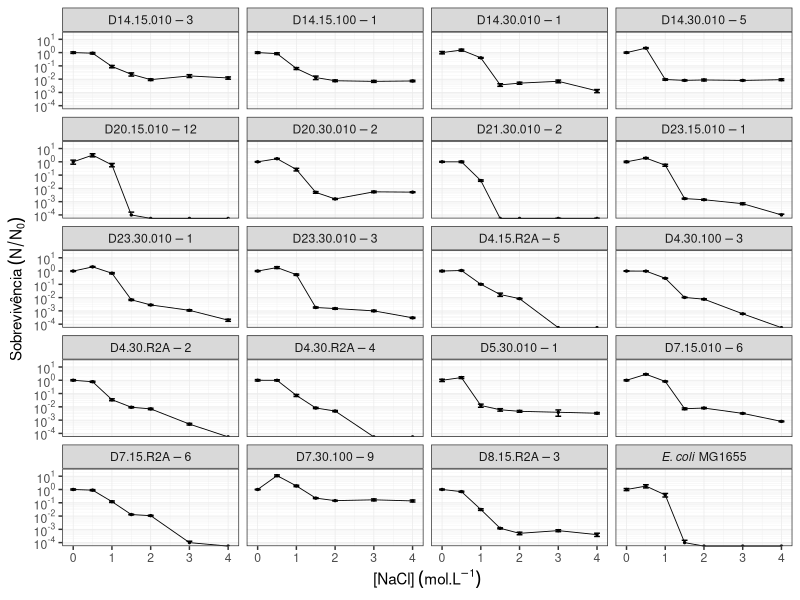
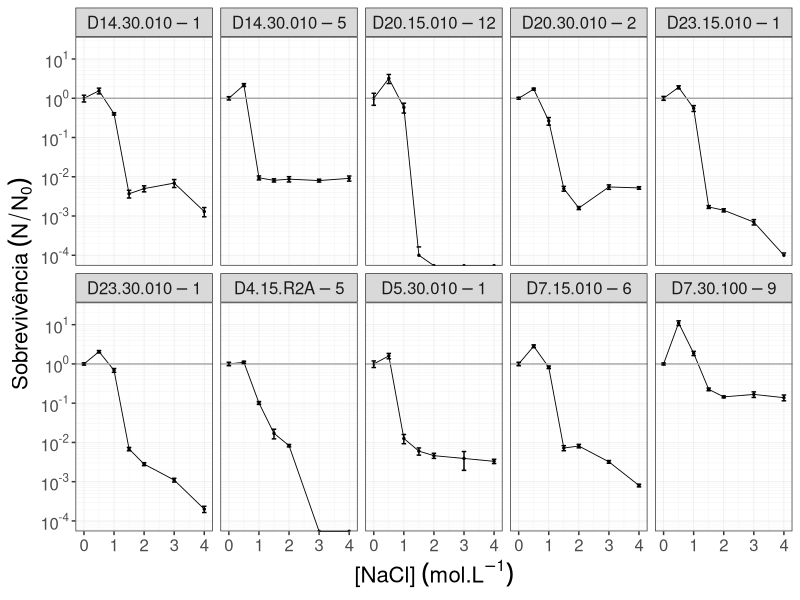
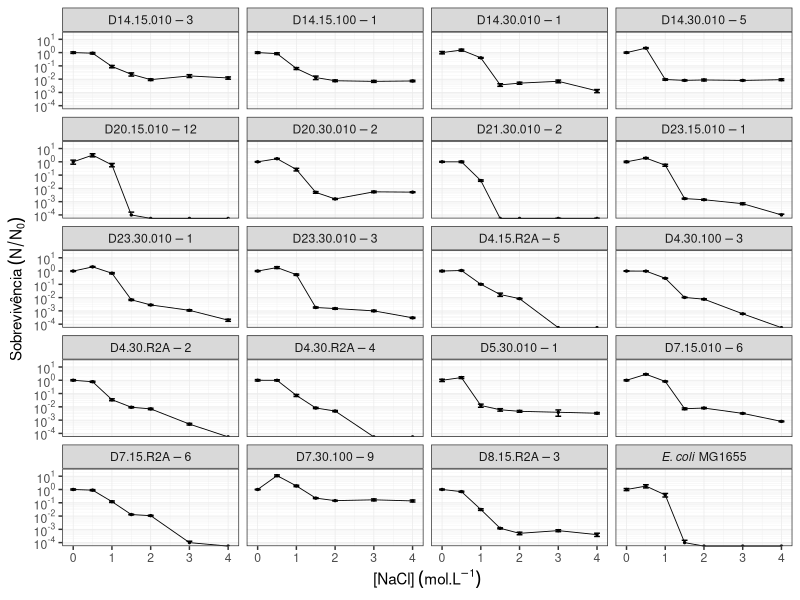
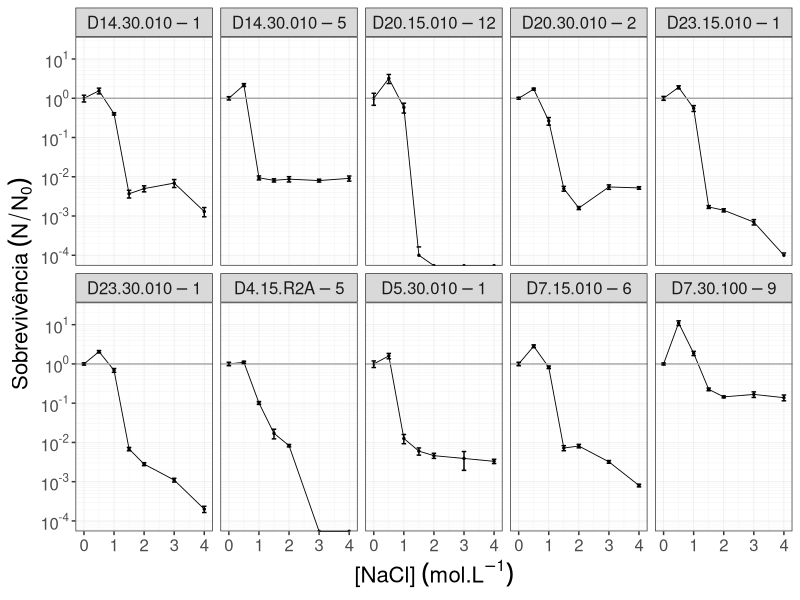

R code for these plots, in order:
#REGRAS DE ENTRADA:
#*************ORDEM DAS COLUNAS: 1. Espécie | 2. Dose | 3-5. UFC | 6. Fator de Diluição **********************************
#Decimal é dado por vírgula
#Primeira linha é cabeçalho

#********** PACOTES **********
install.packages('ggplot2')   # Pacote para gráficos
library(ggplot2)
install.packages('matrixStats')   # Pacote para média e devio padrão de matrizes, no caso das gotas
library(matrixStats)
install.packages('MASS')    # Pacote necessário para a notação certa no eixo Y do gráfico
library(MASS)
install.packages('scales')    # Pacote para transformação em log10 do eixo y do gráfico
library(scales)
install.packages('dplyr')
library(dplyr)
install.packages('ggtext')
library(ggtext)

#********** FUNÇÕES **********
# Função para média corrigida
calc_media_corrigida <- function(data, col_indices) {   # col_indices -> numero de gotas (ou seja, de colunas de ufc)
  ufc <- as.matrix(data[, col_indices]) #vou pegar só as colunas de ufc
  media_ufc <- rowMeans(ufc, na.rm = TRUE)
  media_corrigida <- media_ufc * data$diluicao * 100 #multiplico por 100 no final pq quero o resultado em ml
  return(media_corrigida)
}

# Função para calcular erro associado a média corrigida
calc_erro_medcor <- function(data, col_indices) {     # col_indices -> numero de gotas (ou seja, de colunas de ufc)
  ufc <- as.matrix(data[, col_indices])
  sd <- rowSds(ufc, na.rm = TRUE)
  n <- rowSums(!is.na(ufc))
  se <- sd / sqrt(n)
  erro <- (data$diluicao)*se*100      # Multiplico por 100 no final pq quero o resultado em ml
  return(erro)
}

log10_minor_break = function (...){
  function(x) {
    minx         = floor(min(log10(x), na.rm=T))-1;
    maxx         = ceiling(max(log10(x), na.rm=T))+1;
    n_major      = maxx-minx+1;
    major_breaks = seq(minx, maxx, by=1)
    minor_breaks =
      rep(log10(seq(1, 9, by=1)), times = n_major)+
      rep(major_breaks, each = 9)
    return(10^(minor_breaks))
  }
}


#********** LEITURA **********
# Lê tabela em tsv, ou seja, separado por tab, vírgula como decimal, primeira linha é cabeçalho, preenche espáços vazios com NA
nacltab <- read.table("NaCltab.tsv", sep="\t", dec=",", quote="", header=TRUE, fill=TRUE)

#********** PROCESSAMENTO **********
col_indices <- c(3, 4, 5)   # Define quais são as colunas da tabela que tem valores de UFC
mc <- calc_media_corrigida(nacltab, col_indices)
erro_mc <- calc_erro_medcor(nacltab, col_indices)

tab_media <- cbind.data.frame(nacltab, mc, erro_mc)
tab0 <- filter(tab_media, Conc==0)

media0 <- rep(tab0$mc, each=7)
erro0 <- rep(tab0$erro_mc, each=7)
sob <- mc/media0
erro_sob <- sqrt((sob^2) * (((erro_mc / mc)^2) + ((erro0 / media0)^2)))
tab_total <- cbind.data.frame(tab_media, sob, erro_sob)

rep1 <- filter(tab_total, Replicata=='1')
rep2 <- filter(tab_total, Replicata=='2')
rep3 <- filter(tab_total, Replicata=='3')

media_rep <- rowMeans(cbind(rep1$sob, rep2$sob, rep3$sob), na.rm = TRUE)
media_rep <- trunc(media_rep*10^4)/10^4
erro_rep <- sqrt(rowSums(cbind((1/3*rep1$erro_sob)^2, (1/3*rep2$erro_sob)^2, (1/3*rep3$erro_sob)^2), na.rm = TRUE))

tabgraf <- cbind.data.frame(rep1$Isolado, rep1$Conc, media_rep, erro_rep)
colnames(tabgraf) <- c('isolado', 'conc', 'sob', 'erro')
tabgraf$isolado <- factor(tabgraf$isolado, labels=c("D14.15.010-3", "D14.15.100-1", "D14.30.010-1", "D14.30.010-5", "D20.15.010-12", "D20.30.010-2", "D21.30.010-2", "D23.15.010-1", "D23.30.010-1", "D23.30.010-3", "D4.15.R2A-5", "D4.30.100-3", "D4.30.R2A-2", "D4.30.R2A-4", "D5.30.010-1", "D7.15.010-6", "D7.15.R2A-6", "D7.30.100-9", "D8.15.R2A-3", "italic('E. coli')*textstyle(' MG1655')"))
tabgraf$isolado <- factor(tabgraf$isolado)
#********** GRÁFICOS **********
graf_sob<- ggplot(tabgraf, aes(x=conc, y=sob)) +
    geom_point(size=.5)+   # Coloca as bolinhas
    geom_line(linewidth=.3)+   # Coloca as linhas
    geom_errorbar(aes(ymin=sob-erro, ymax=sob+erro), width=0.15, linewidth=.5)+    # Coloca as barras de erro
    facet_wrap(~isolado, ncol=4, labeller=label_parsed)+    # Deixa facetado por espécie
    theme_bw()+   # Muda a aparência para o tema certo
    xlab(bquote("[NaCl]"~(mol.L^-1)))+    # Coloca o nome do eixo x
    ylab(bquote("Sobrevivência"~(N/N[0])))+    # Coloca o nome do eixo y
    theme(
      panel.grid.major = element_line(size=.25),   # Define largura da linha maior do grid interno no gráfico
      panel.grid.minor = element_line(size=.1),   # Define largura da linha menor do grid interno do gráfico
      legend.position='none')+    # Retira a legenda
    scale_y_log10(limits = c(1e-4,20),   # Transforma o eixo y em log10 com limiter de 1 a 10^-5
                  labels = trans_format("log10", math_format(10^.x)),
                   breaks = trans_breaks("log10", function(x) 10^x, n=5),
                   minor_breaks=log10_minor_break())
graf_sob

write.table(tabgraf, file='sob.tsv', sep='\t', row.names=FALSE, dec=',')

ggsave('escolhidos_NaCl.png', graf_sob, device='png', unit='cm', width = 18, height = 26, dpi=300)   # Salva gráfico que acabamos de criar como um arquivo


tab_slide <- filter(tabgraf, isolado=='D14.30.010-1'|
                            isolado=='D14.30.010-5'|
                          isolado=='D20.15.010-12'|
                          isolado=='D20.30.010-2'|
                          isolado=='D23.15.010-1'|
                          isolado=='D23.30.010-1'|
                          isolado=='D4.15.R2A-5'|
                          isolado=='D5.30.010-1'|
                          isolado=='D7.15.010-6'|
                          isolado=='D7.30.100-9')

graf_slide <- ggplot(tab_slide, aes(x=conc, y=sob))+
    geom_point(size=.5)+   # Coloca as bolinhas
    geom_line(linewidth=.3)+   # Coloca as linhas
    geom_hline(yintercept=1, color='darkgrey')+
    geom_errorbar(aes(ymin=sob-erro, ymax=sob+erro), width=0.15, linewidth=.5)+    # Coloca as barras de erro
    facet_wrap(~isolado, ncol=5, labeller=label_parsed)+    # Deixa facetado por espécie
    theme_bw()+   # Muda a aparência para o tema certo
    xlab(bquote("[NaCl]"~(mol.L^-1)))+    # Coloca o nome do eixo x
    ylab(bquote("Sobrevivência"~(N/N[0])))+    # Coloca o nome do eixo y
    theme(
      panel.grid.major = element_line(linewidth=.25),   # Define largura da linha maior do grid interno no gráfico
      panel.grid.minor = element_line(linewidth=.1),   # Define largura da linha menor do grid interno do gráfico
      legend.position='none',
      axis.title = element_text(size=16),
      axis.text = element_text(size=12),
      strip.text=element_text(size=12))+    # Retira a legenda
    scale_y_log10(limits = c(1e-4,20),   # Transforma o eixo y em log10 com limiter de 1 a 10^-5
                  labels = trans_format("log10", math_format(10^.x)),
                   breaks = trans_breaks("log10", function(x) 10^x, n=5),
                   minor_breaks=log10_minor_break())
graf_slide

ggsave('escolhidos_NaCl_slide.png', graf_slide, device='png', unit='cm', width = 30, height = 15, dpi=600)   # Salva gráfico que acabamos de criar como um arquivo
